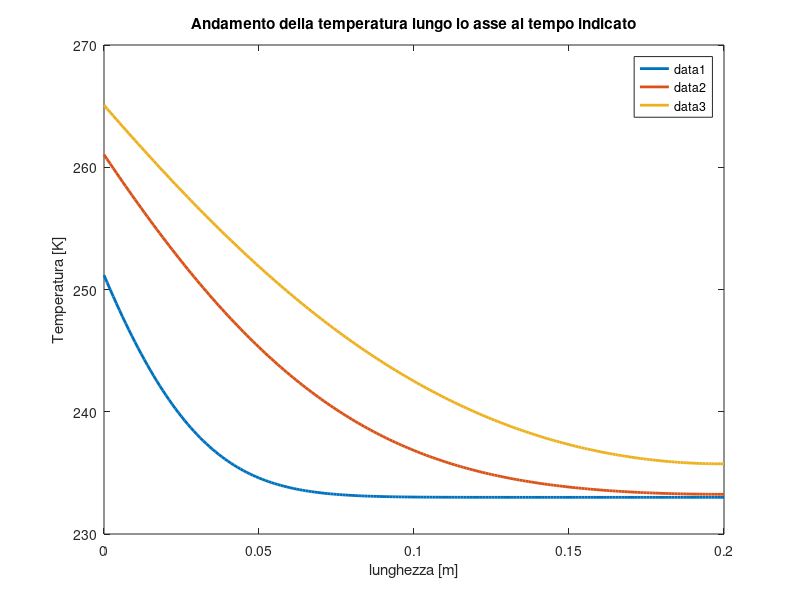

Reproduce this figure in MATLAB. (Note: this script raises an error after producing the figure.)
% Esame del 2 febbraio 2024 pomeriggio, punto c EULERO ALL'INDIETRO
% Simone Canevarolo
% S269893
% 21 aprile 2024

clear all
close all
clc

raggio = 10e-2; % m
alt = 40e-2; % m
altcaduta = 5e3; % m
uu = 5; % m/s

ro = 950; % kg/m^3
hh = 100; % W/m^2/K
Taria = 280; % K
T0 = 233; % k

K = @(T) 4.5*(T/T0);
cpfunz = @(T) 670+1.2*(T-233);

dx = 1e-3;
xx = (0:dx:alt/2)';
Nx = length(xx);

tmax = altcaduta/uu;
dt = 1;
tt = (0:dt:tmax);
Nt = length(tt);

Tm = T0*ones(Nx,1);
kk = K(T0);
cp = cpfunz(T0);

ttvett = [100 500 1000];
zz = 1;

for ii = 2:Nt

    kk = K(Tm);
    cp = cpfunz(Tm);

    aa = dt*kk./ro./cp./dx^2;

    sup_diag = -1/2*aa;
    main_diag = 1+aa;
    sub_diag = -1/2*aa;

    % Band = [[sub_diag(2:end);0], main_diag, [0;sup_diag(1:end-1)]];
    Band = [sub_diag, main_diag, sup_diag];

    AA = spdiags(Band,-1:1,Nx,Nx);

    bb = Tm;

    AA(1,1) = +kk(1)/dx+hh;
    AA(1,2) = -kk(1)/dx;
    bb(1) = +hh*Taria;

    AA(end,end-1) = -1;
    AA(end,end) = 1;
    bb(end) = 0;

    TT = AA\bb;

    if ii == ttvett(zz)

        figure(1)
        plot(xx,TT,'LineWidth',2)
        legend
        xlabel('lunghezza [m]')
        ylabel('Temperatura [K]')
        title('Andamento della temperatura lungo lo asse al tempo indicato')
        hold on

        zz = zz+1;

    end

    Tm = TT;

end
